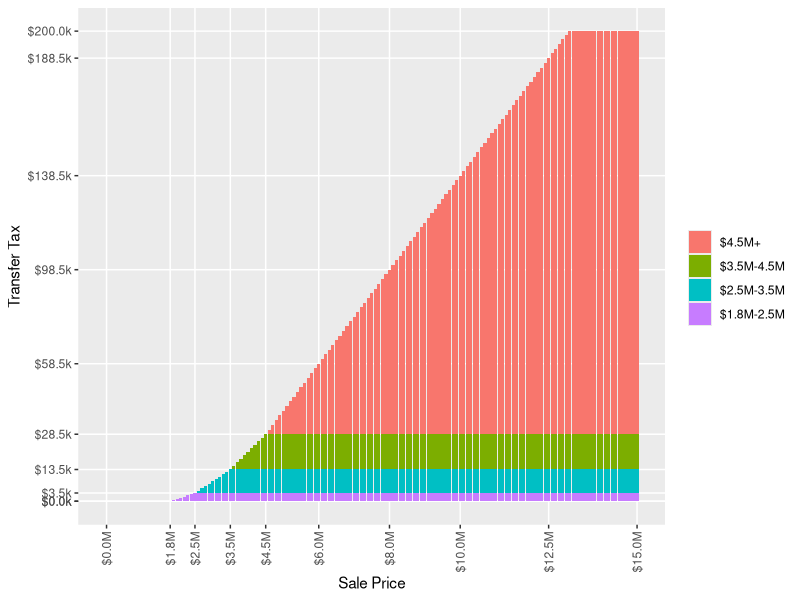

The R script that drew this image:
library(ggplot2)

sale_price <- seq(0, 15e6, 100000)
# 2) The rate of the tax shall be one-half of one percent (0.5%) (five dollars
# ($5.00) for each one thousand dollars ($1,000.00) or fractional part thereof)
# for the value of consideration for property paid in excess of one million
# eight-hundred thousand dollars $1,800,000 but less than two million
# five-hundred thousand dollars($2,500,000.00).
tier2_fn <- function(x) {
  0.005 * min(2.5e6-1.8e6, max(0, x - 1.8e6))
}
tier2 <- sapply(sale_price, tier2_fn)

# (3) The rate of the tax shall be one percent (1%) (ten dollars ($10.00) for
# each one thousand dollars ($1,000.00)or fractional part thereof) for the
# value of the consideration for property conveyed in excess of two million
# five-hundred thousand dollars ($2,500,000) but less than three million
# five-hundred thousand dollars ($3,500,000).
tier3_fn <- function(x) {
  0.01 * min(3.5e6-2.5e6, max(0, x - 2.5e6))
}
tier3 <- sapply(sale_price, tier3_fn)


# (4) The rate of the tax shall be one and one-half percent (1.50%) (fifteen
# dollars ($15.00) for each one thousand dollars ($1,000.00) or fractional part
# thereof) for the value of the consideration for property conveyed in excess
# of three million five-hundred dollars ($3,500,000) but less than four million
# five-hundred thousand dollars($4,500,000).
tier4_fn <- function(x) {
  0.015 * min(4.5e6-3.5e6, max(0, x - 3.5e6))
}
tier4 <- sapply(sale_price, tier4_fn)
                
# (5) The rate of the tax shall be two percent (2.00%) (twenty dollars ($20.00)
# for each one thousand dollars ($1,000.00) or fractional part thereof) for the
# value of the consideration for property conveyed in excess of four million
# five-hundred thousand dollars ($4,500,000) provided, however, that the
# maximum amount of tax paid on any taxable transaction shall not exceed two
# hundred thousand dollars ($200,000).
cap_value <- 2e5 - max(tier2) - max(tier3) - max(tier4)
tier5_fn <- function(x) {
  min(cap_value, 0.02 * max(0, x - 4.5e6))
}
tier5 <- sapply(sale_price, tier5_fn)
                
df <- data.frame(
  sale_price = rep(sale_price,4),
  tier = c(rep("tier2", length(tier2)), rep("tier3", length(tier3)), rep("tier4", length(tier4)), rep("tier5", length(tier5))),
  transfer_tax = c(tier2, tier3, tier4, tier5)
)
df$tier <- factor(df$tier, levels=c("tier5", "tier4", "tier3", "tier2"))
x_ticks <- c(0, 1.8e6, 2.5e6, 3.5e6, 4.5e6, 6e6, 8e6, 10e6, 12.5e6, 15e6)
index_of_6e6 <- match(6e6, sale_price)
m <- match(x_ticks, sale_price)
y_ticks <- sapply(m, function(x) tier2[x] + tier3[x] + tier4[x] + tier5[x])
# y_ticks <- c(
#   0,
#   max(tier2),
#   max(tier2+tier3),
#   max(tier2+tier3+tier4),
#   50000,
#   100000,
#   150000,
#   200000
# )
# Create the stacked barplot with a numeric x-axis
p <- ggplot(df, aes(x = sale_price, y = transfer_tax, fill=tier)) +
  xlab("Sale Price") + ylab("Transfer Tax") +
  theme(axis.text.x = element_text(angle = 90, vjust = 0.5, hjust=1)) +
  geom_bar(stat="identity", position="stack") +
  scale_x_continuous(labels = function(x) sprintf("$%1.1fM", x / 1e6), breaks=x_ticks, minor_breaks=c(0, 15e6)) +
  scale_y_continuous(labels = function(y) sprintf("$%1.1fk", y / 1e3), breaks=y_ticks, minor_breaks=c(0, 200000)) +
  scale_fill_hue(name="", labels=c("$4.5M+", "$3.5M-4.5M", "$2.5M-3.5M", "$1.8M-2.5M"))

print(p)
